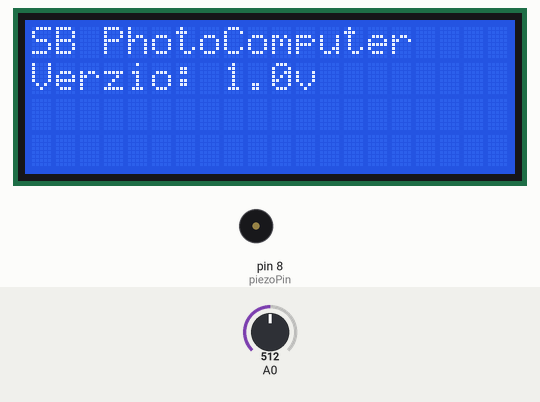
A sketch run on a simulated Arduino Uno, built with avr-gcc and run on an emulated ATmega328P. Parts: 20×4 character LCD, buzzer (waves = sounding). Inputs (shaded band) come from the test bench; at power-on: A0 = 512. The local clock reads 2024-03-15 10:24:30 at power-on unless the sketch sets it.

Above: at 0.2 s.
At 3.2 s:
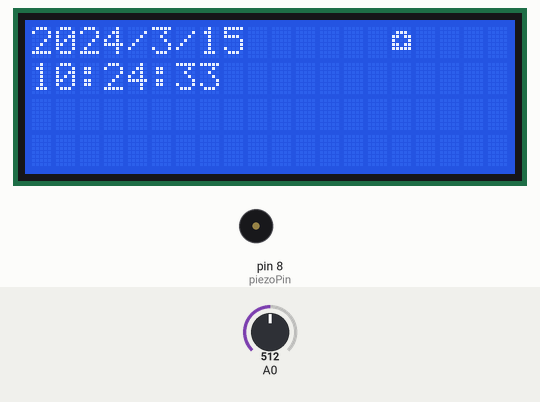
At 21.1 s:
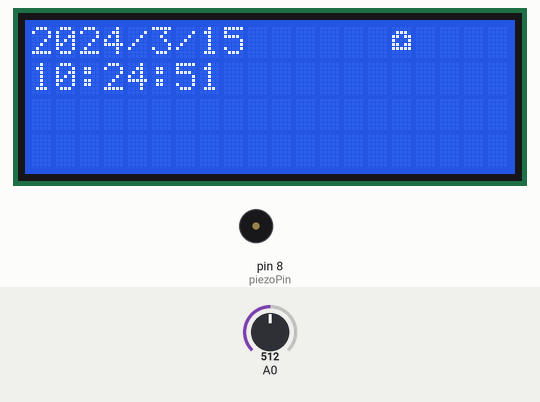
At 38.1 s:
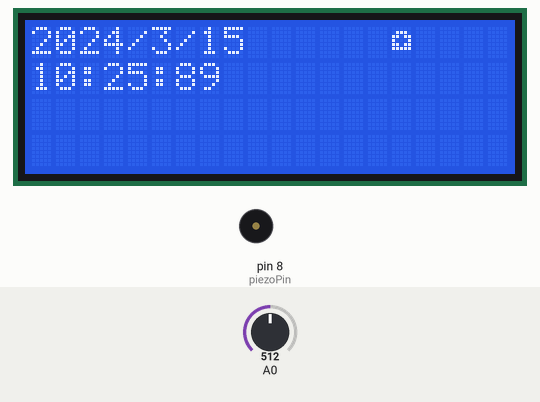
Timing chart, 0 to 39.6 s (numbered marks = the images above):
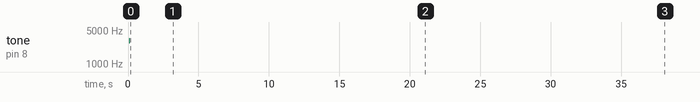

The sketch:

PhotoComputer.ino
```cpp
#include <LiquidCrystal_I2C.h>
#include <virtuabotixRTC.h>
#include <Wire.h>
#include "OneWireButtons.h"
#include "Camera.h"

#define _DEBUG false
#define _UNIT_TEST false

const char* version = "Verzio: 1.0v";
const char photoIcon = (char)0;
const byte piezoPin = 8;
const byte focusPin = 9;
const byte shootPin = 10;
const byte keyBoardPin = 0;

LiquidCrystal_I2C lcd(0x27,20,4);
uint8_t photoIconPattern[8] = {0x0,0xe,0x1b,0x11,0x1b,0x1f,0x0,0x0};
virtuabotixRTC myRTC(13, 12, 11);
OneWireButtons keyBoard(keyBoardPin);


void setup() {
  #if _DEBUG || _UNIT_TEST
    Serial.begin(9600);
  #endif

  lcd.init();
  lcd.backlight();
  lcd.createChar(0, photoIconPattern);

  //myRTC.setDS1302Time(0, 30, 1, 5, 18, 7, 2018);


  printIntro();
}

void loop() {
  printTime();

  lcd.setCursor(15,0);
  lcd.print(photoIcon);

  int buttonValue = keyBoard.checkButtons();

  #if _DEBUG || _UNIT_TEST
    Serial.print(buttonValue);
    Serial.print(" , ");
    Serial.print(keyBoard.callibrationCheck());
    lcd.setCursor(15,1);
    lcd.print(buttonValue);
  #endif

  if(buttonValue > 0){
    tone(piezoPin, 3000, 100);
  }

  if(buttonValue == 3){
    digitalWrite(shootPin, HIGH);
    digitalWrite(focusPin, HIGH);
    delay(500);
    digitalWrite(shootPin, LOW);
    digitalWrite(focusPin, LOW);
  }

  if(buttonValue == 6){
    digitalWrite(focusPin, HIGH);
    delay(500);
    digitalWrite(focusPin, LOW);
  }

  if(buttonValue == 4){
    lcd.noBacklight();
  }

  if(buttonValue == 5){
    lcd.backlight();
  }

  delay(200);
}

void printTime() {
  myRTC.updateTime();
  lcd.setCursor(0,0);
  lcd.print(myRTC.year);
  lcd.print("/");
  lcd.print(myRTC.month);
  lcd.print("/");
  lcd.print(myRTC.dayofmonth);

  lcd.setCursor(0,1);
  lcd.print(myRTC.hours);
  lcd.print(":");
  lcd.print(myRTC.minutes);
  lcd.print(":");
  lcd.print(myRTC.seconds);
}

void printIntro() {
  tone(piezoPin, 3000, 100);
  lcd.setCursor(0,0);
  lcd.print("SB PhotoComputer ");
  lcd.setCursor(0,1);
  lcd.print(version);
  delay(3000);
  lcd.clear();
}

void menu() {

}
```

Camera.h
```cpp
#ifndef CAMERA_H
#define CAMERA_H

class Camera {
  public:
    Camera(byte expoPin, byte focusPin);
    byte focus(byte time);
    void exposition(byte time);
    void singleExpo();
    void expoStart();
    void expoStop();
    void setup();

  private:
    const byte expoPin;
    const byte focusPin;
    const int singleExpoTime = 200;
    byte focusState;
    byte expoState;
    byte startSemafor;
    unsigned long startTime;
    unsigned long currentTime;
};

#endif
```

Menu.cpp
```cpp

```

OneWireButtons.cpp
```cpp
#include <Arduino.h>
#include "OneWireButtons.h"

OneWireButtons::OneWireButtons(byte inputPin) : inputPin(inputPin)
{

}

byte OneWireButtons::checkButtons()
{
  this->inputValue = analogRead(this->inputPin);
  byte buttonValue = 0;

  for(byte i = 0; i<this->buttonsNumber; i++)
  {
    if(this->callibrationLimits[i][0] < this->inputValue && this->inputValue < this->callibrationLimits[i][1])
    {
      buttonValue = i+1;
      break;
    }
  }

  return buttonValue;
}

int OneWireButtons::callibrationCheck()
{
  return this->inputValue = analogRead(this->inputPin);
}
```

OneWireButtons.h
```cpp
#ifndef ONEWIREBUTTONS_H
#define ONEWIREBUTTONS_H

class OneWireButtons {
  public:
    int status;
    OneWireButtons(byte inputPin);
    byte checkButtons();
    int callibrationCheck();

  private:
    const byte inputPin;
    int inputValue;
    static const byte buttonsNumber = 6;
    const int callibrationLimits[buttonsNumber][2] =
      {
        {600,610},
        {550,560},
        {690,700},
        {830,840},
        {970,980},
        {920,940}
      };
};

#endif
```

Measured:
- what the display in image 1 shows lasts 1.1 s, from 3.1 s to 4.2 s
